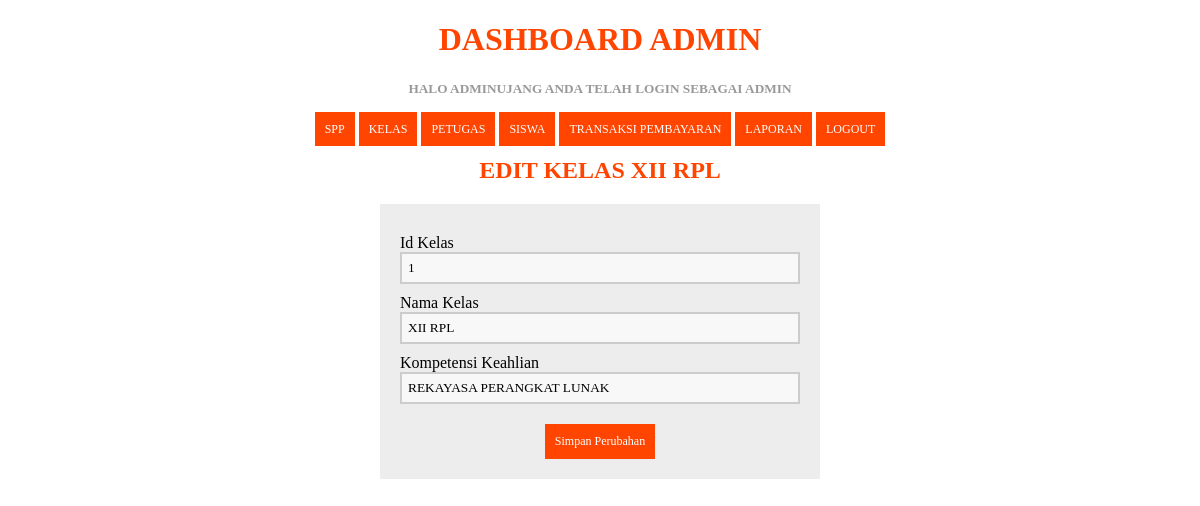
The app's page /edit_kelas.php?id=1 (signed in) with its own data.
### tables this page shows
CREATE TABLE IF NOT EXISTS `tb_kelas` (
  `id_kelas` int(10) NOT NULL,
  `nama_kelas` varchar(40) NOT NULL,
  `kompetensi_keahlian` varchar(50) NOT NULL
);

### edit_kelas.php (the view, shortened to what this page needs)
<?php
include 'koneksi.php';
  if (isset($_GET['id'])) {
    $id = ($_GET["id"]);
    $query = "SELECT * FROM tb_kelas WHERE id_kelas='$id'";
    $result = mysqli_query($koneksi, $query);
    $data = mysqli_fetch_assoc($result);
  } else {
    echo "<script>alert('Masukkan data id.');window.location='kelas.php';</script>";
  }
  ?>
<!DOCTYPE html>
<html>
  <head>
  </head>
<body>
  <?php
  include ('header.php');
?>
      <center>
        <h2>Edit Kelas <?php echo $data['nama_kelas']; ?></h2>
      <center>
      <form method="POST" action="proses_editkelas.php" enctype="multipart/form-data" >
      <section class="base">
        <div>
          <label>Id Kelas</label>
          <input type="text" name="id_kelas" value="<?php echo $data['id_kelas']; ?>" required=""/>
        </div>
        <div>
          <label>Nama Kelas</label>
          <input type="text" name="nama_kelas" value="<?php echo $data['nama_kelas']; ?>" required=""/>
        </div>
        <div>
          <label>Kompetensi Keahlian</label>
         <input type="text" name="kompetensi_keahlian" value="<?php echo $data['kompetensi_keahlian']; ?>" required=""/>
        </div>
        <div>
         <button type="submit">Simpan Perubahan</button>
        </div>
        </section>
      </form>
</body>
</html>

### edit_kelas.php (style rules this page uses)
* { font-family: "Trebuchet MS"; }
h2 { text-transform: uppercase; color: orangered; }
button { background-color: orangered; color: #fff; padding: 10px; text-decoration: none; font-size: 12px; border: 0px; margin-top: 20px; }
label { margin-top: 10px; float: left; text-align: left; width: 100%; }
input { padding: 6px; width: 100%; box-sizing: border-box; background: #f8f8f8; border: 2px solid #ccc; outline-color: orangered; }
div { width: 100%; height: auto; }
.base { width: 400px; height: auto; padding: 20px; margin-left: auto; margin-right: auto; background: #ededed; }

### header.php (style rules this page uses)
* { font-family: "Trebuchet MS"; }

### records on screen
tb_kelas: nama_kelas "XII RPL", id_kelas "1", kompetensi_keahlian "REKAYASA PERANGKAT LUNAK"

### other values on screen
$_SESSION['username'] "ADMINUJANG"
$_SESSION['level'] "ADMIN"
